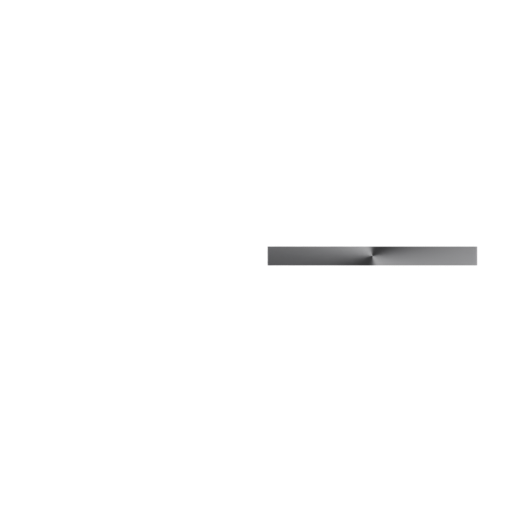
#> input picture assets/knob_geode/roughness.png, 512 x 512 px, found by its file name
$ python pbr_rgba_packer.py
#> lines starting #> are read from the running program, lines starting #| are printed output that depends on the picture; pictures that were not available may be replaced by others from this repository, and a replacement may not be noted
"""
Utilities for packing and unpacking PBR texture maps into a single RGBA image
and creating a JSON description of the composite.  Packing ambient occlusion,
roughness, and metalness into the red, green and blue channels of one
texture (an “ORM map”) improves performance by reducing the number of
textures that need to be loaded in real‑time rendering【536554926942047†L51-L84】.  Each
channel stores grayscale data at the same resolution to ensure consistent
alignment【536554926942047†L93-L98】.  The optional alpha channel can hold a height
map, specular mask or be left empty.

The module requires Pillow (PIL) for image manipulation:

    pip install pillow

Usage examples:

    # Pack separate roughness, metalness, ambient occlusion and height maps
    pack_to_rgba(
        roughness_path="rough.png",
        metalness_path="metal.png",
        ao_path="ao.png",
        height_path="height.png",
        output_path="packed_ormh.png"
    )

    # Unpack an RGBA image into separate grayscale maps
    unpack_from_rgba("packed_ormh.png", "out_dir")

    # Create a JSON manifest describing the composite
    schema = create_composite_manifest(
        albedo_path="albedo.png",
        normal_path="normal.png",
        packed_path="packed_ormh.png",
        emissive_path="emissive.png",
        opacity_path=None,
        channel_map={"R": "roughness", "G": "metalness", "B": "ambientOcclusion", "A": "height"}
    )
    write_manifest(schema, "component_manifest.json")

"""

import os
from typing import Dict, Optional

from PIL import Image


def load_grayscale(path: str, resolution: Optional[tuple] = None) -> Image.Image:
    """
    Load an image as a single‑channel (L mode) grayscale image.  Optionally
    resample to match the desired resolution.

    Args:
        path: Path to the input image.
        resolution: Desired resolution (width, height).  If None, the image
            retains its original size.

    Returns:
        A Pillow Image in L mode.
    """
#> called with path = 'roughness.png'
    img = Image.open(path).convert("L")
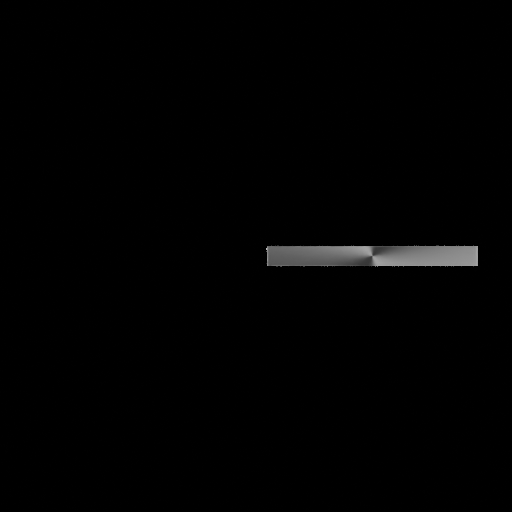
#> img: PIL image 512x512 L; min 0, max 187, mean 2
    if resolution and img.size != resolution:
        img = img.resize(resolution, Image.LANCZOS)
    return img


def pack_to_rgba(
    roughness_path: str,
    metalness_path: str,
    ao_path: str,
    height_path: Optional[str],
    output_path: str,
) -> None:
    """
    Pack four grayscale maps (roughness, metalness, ambient occlusion and height)
    into a single RGBA image.  If `height_path` is None, the alpha channel will
    contain fully opaque (255) values.

    The red, green and blue channels store roughness, metalness and ambient
    occlusion respectively; the alpha channel stores height or remains fully
    opaque.  These assignments correspond to the typical ORM workflow where
    each channel contains a separate grayscale map【536554926942047†L51-L84】.

    Args:
        roughness_path: Path to the roughness map (grayscale).
        metalness_path: Path to the metalness map (grayscale).
        ao_path: Path to the ambient occlusion map (grayscale).
        height_path: Path to the height map (grayscale) or None.
        output_path: Destination file path for the packed RGBA texture.
    """
    # Load each map as grayscale
    r = load_grayscale(roughness_path)
    g = load_grayscale(metalness_path, resolution=r.size)
#> call 2 of load_grayscale, with path = 'metalness.png', resolution = (512, 512)
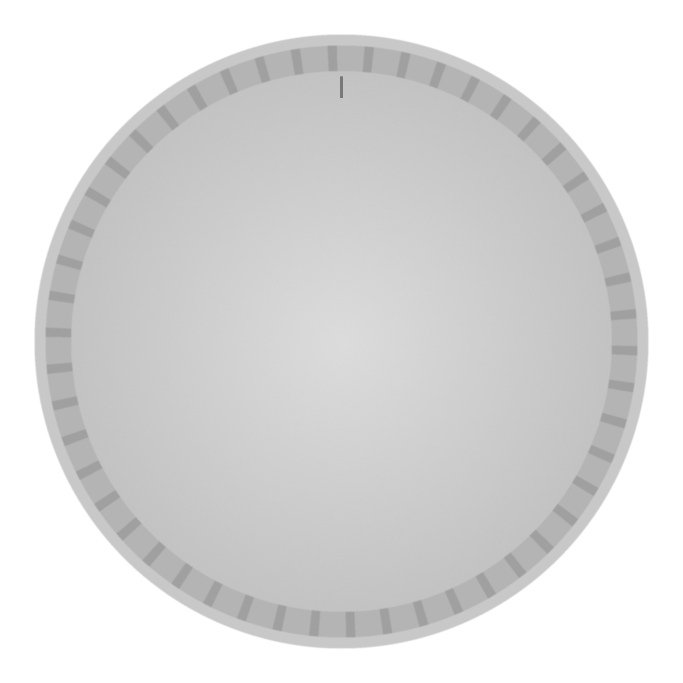
#> input picture assets/codex/ui_assets/knob_generated.png, 2048 x 2048 px, given in place of metalness.png, which was not available (shown at 1/3 size)
#> in load_grayscale (call 2), `img = img.resize(resolution, Image.LANCZOS)`:
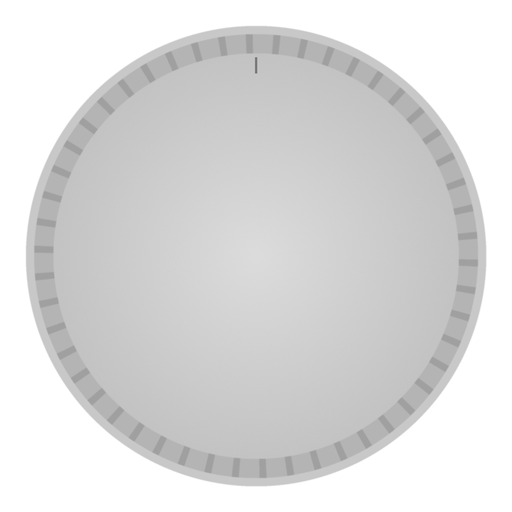
#> img: PIL image 512x512 L; min 109, max 255, mean 219
    b = load_grayscale(ao_path, resolution=r.size)
#> call 3 of load_grayscale, with path = 'ambient_occlusion.png', resolution = (512, 512)
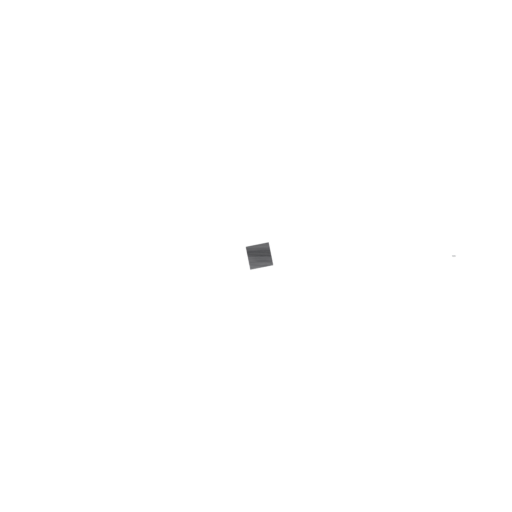
#> input picture assets/knob_geode/albedo.png, 512 x 512 px, given in place of ambient_occlusion.png, which was not available
    if height_path:
        a = load_grayscale(height_path, resolution=r.size)
#> call 4 of load_grayscale, with path = 'height.png', resolution = (512, 512)
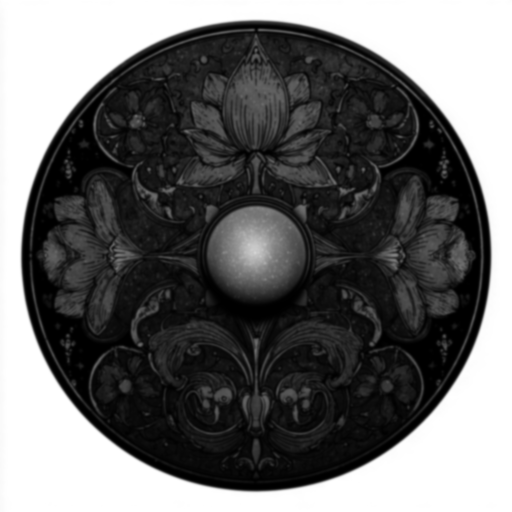
#> input picture assets/ui/hero_knob/height.png, 1024 x 1024 px, found by its file name (shown at 1/2 size)
#> in load_grayscale, img is the input picture: PIL image 1024x1024 L; min 0, max 255, mean 105.9
#> in load_grayscale (call 4), `img = img.resize(resolution, Image.LANCZOS)`:
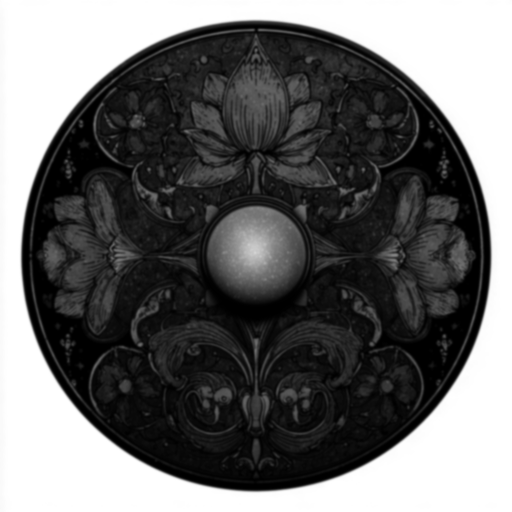
#> img: PIL image 512x512 L; min 0, max 255, mean 105.9
    else:
        # Create a fully opaque channel if no height map is provided
        a = Image.new("L", r.size, color=255)

    # Merge channels into an RGBA image
    rgba = Image.merge("RGBA", (r, g, b, a))
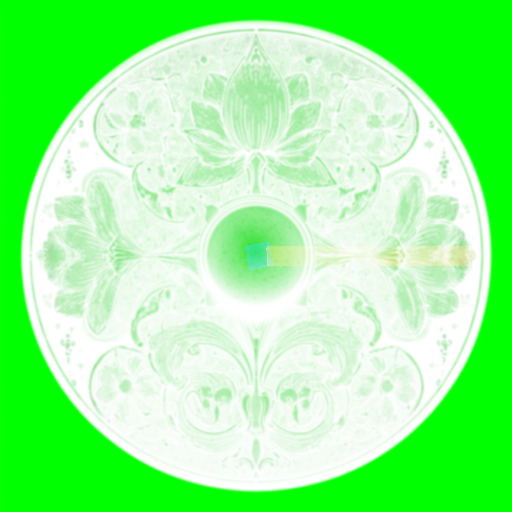
#> rgba: PIL image 512x512 RGBA; mean R, G, B, A 2, 219, 0.3, 105.9; transparent parts drawn white
    rgba.save(output_path)


def unpack_from_rgba(input_path: str, output_dir: str) -> Dict[str, str]:
    """
    Split an RGBA image into four separate grayscale images and save them to
    disk.  The channels are saved as red.png, green.png, blue.png and alpha.png
    in the specified output directory.

    Args:
        input_path: Path to the packed RGBA image.
        output_dir: Directory where the unpacked images should be written.

    Returns:
        A dictionary mapping channel names to file paths.
    """
    img = Image.open(input_path).convert("RGBA")
    channels = img.split()
    names = ["red", "green", "blue", "alpha"]
    os.makedirs(output_dir, exist_ok=True)
    paths = {}
    for name, chan in zip(names, channels):
        path = os.path.join(output_dir, f"{name}.png")
        chan.save(path)
        paths[name] = path
    return paths


def create_composite_manifest(
    albedo_path: str,
    normal_path: str,
    packed_path: str,
    emissive_path: Optional[str] = None,
    opacity_path: Optional[str] = None,
    channel_map: Optional[Dict[str, str]] = None,
) -> Dict:
    """
    Build a dictionary describing a PBR texture set following the
    `pbr_composite_schema.json` specification.  It records the file paths for
    albedo, normal and packed maps and the semantic meaning of each channel.

    Args:
        albedo_path: Path to the albedo/base colour map.
        normal_path: Path to the normal map.
        packed_path: Path to the packed RGBA map.
        emissive_path: Optional path to the emissive map; set to None if not used.
        opacity_path: Optional path to the opacity map; set to None if not used.
        channel_map: Mapping of RGBA channels to semantic names (roughness,
            metalness, ambientOcclusion, height or specular).  Defaults to the
            typical mapping {"R": "roughness", "G": "metalness", "B": "ambientOcclusion", "A": "height"}.

    Returns:
        A dictionary matching the schema requirements.
    """
    if channel_map is None:
        channel_map = {
            "R": "roughness",
            "G": "metalness",
            "B": "ambientOcclusion",
            "A": "height",
        }
    return {
        "albedoMap": albedo_path,
        "normalMap": normal_path,
        "packedMap": {
            "file": packed_path,
            "channels": channel_map,
        },
        "emissiveMap": emissive_path,
        "opacityMap": opacity_path,
    }


def write_manifest(manifest: Dict, output_path: str) -> None:
    """
    Write the manifest dictionary to disk as a JSON file.

    Args:
        manifest: The dictionary returned by `create_composite_manifest`.
        output_path: Destination file path for the JSON manifest.
    """
    import json
    with open(output_path, "w", encoding="utf-8") as f:
        json.dump(manifest, f, indent=2)


def main():
    """
    Demonstration of packing separate PBR maps into a composite RGBA image and
    generating a manifest.  Replace the file paths below with your actual
    images.  When running this script directly, this function will execute.
    """
    # Example input paths (replace these with real files)
    albedo = "albedo.png"
    normal = "normal.png"
    rough = "roughness.png"
    metal = "metalness.png"
    ao = "ambient_occlusion.png"
    height = "height.png"
    emissive = "emissive.png"

    # Create packed RGBA map
    output_packed = "packed_ormh.png"
    pack_to_rgba(rough, metal, ao, height, output_packed)
    print(f"Packed maps into {output_packed}")

    # Create manifest dictionary
    manifest = create_composite_manifest(
        albedo_path=albedo,
        normal_path=normal,
        packed_path=output_packed,
        emissive_path=emissive,
        opacity_path=None,
    )
    manifest_path = "component_manifest.json"
    write_manifest(manifest, manifest_path)
    print(f"Written manifest to {manifest_path}")


if __name__ == "__main__":
    main()
